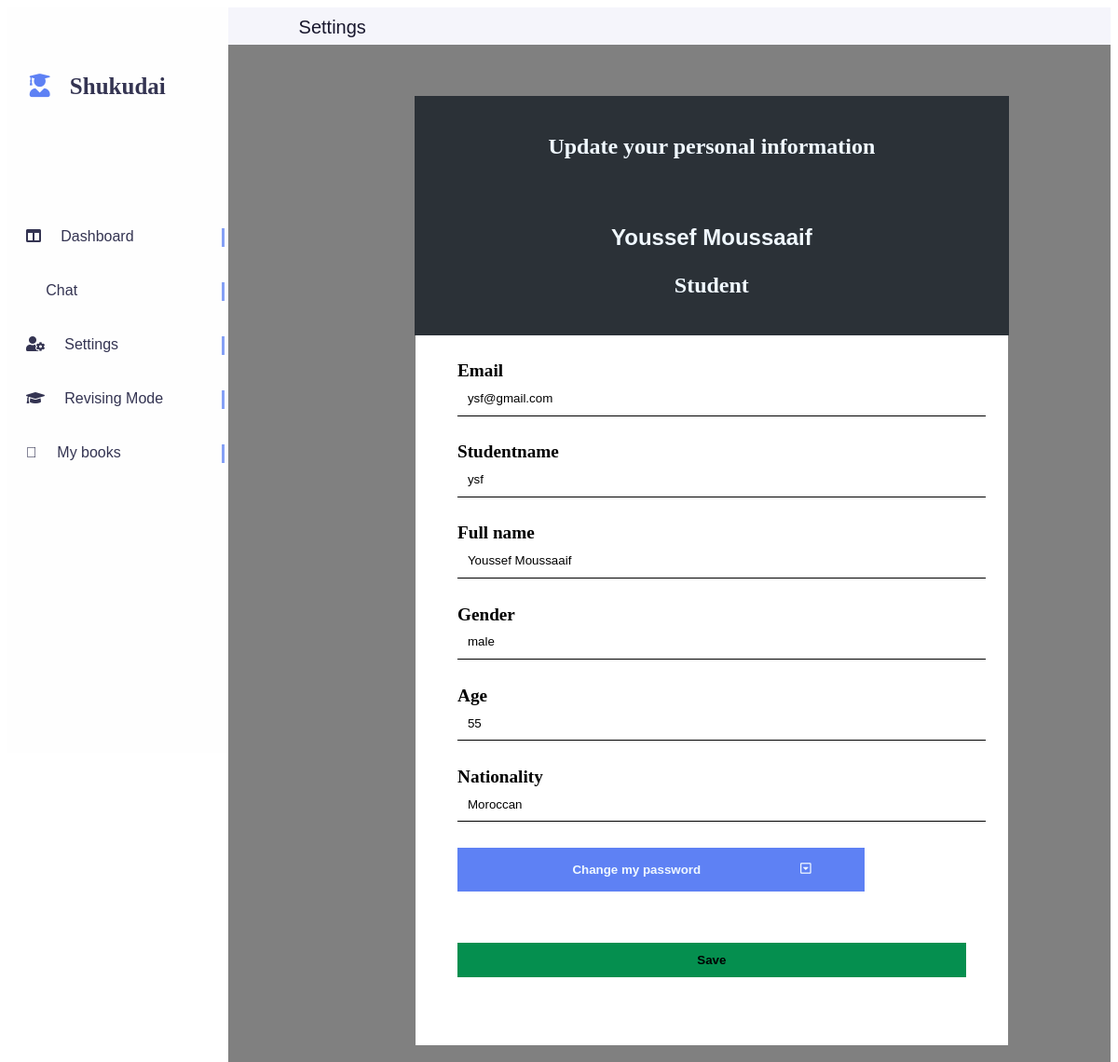
The app's page /settings/ (signed in) with its own data.
### accounts/models.py (models this page shows, shortened)
class Student(AbstractBaseUser):
    username = models.CharField(max_length=30, unique=True)
    fullname = models.CharField(max_length=40)
    gender = models.CharField(max_length=20)
    age = models.IntegerField()
    email = models.EmailField(max_length=60, unique=True)
    nationality = models.CharField(max_length=100, default=' ')
    image = models.ImageField(upload_to='pics')
    """has_reminders = models.BooleanField(default=False)
    has_tasks = models.BooleanField(default=False)"""
    date_joined = models.DateTimeField(verbose_name='date joined', auto_now_add=True)
    last_login = models.DateTimeField(verbose_name='last login', auto_now=True)
    is_admin = models.BooleanField(default=False)
    is_active = models.BooleanField(default=True)
    is_superuser = models.BooleanField(default=False)
    USERNAME_FIELD = 'email'
    REQUIRED_FIELDS = ['username', 'fullname', 'gender', 'age']
    objects = StudentManager()

### forStudents/views.py (the view)
# urls.py: path('settings/', views.settings, name='settings'),
def settings(request):
    return render(request, 'settings.html')

### templates/settings.html (shortened to what this page needs)
{% load static %}
<!DOCTYPE html>
<html lang="en">
<head>
    <link rel="stylesheet" href="{% static 'css/styling_settings.css' %}">
    <link rel="stylesheet" href="https://pro.fontawesome.com/releases/v5.10.0/css/all.css"
/>
</head>
<body>
<div class="main">
    <div class="main__left">
        <h3><i class="fas fa-user-graduate"></i>Shukudai</h3>
        <ul>
            <a href="{% url 'dashboard' %}" style="text-decoration: none; color: inherit;">
                <li @click="changeMenu('Dashboard')"><i class="fas fa-columns"></i>Dashboard <span
                        class="menu-select"></span></li>
            </a>
            <a href="{% url 'forum' %}" style="text-decoration: none; color: inherit;">
                <li @click="changeMenu('Chat')">Chat<span class="menu-select"></span>
                </li>
            </a>
            <a href="{% url 'settings' %}" style="text-decoration: none; color: inherit;">
                <li @click="changeMenu('Settings')"><i class="fas fa-user-cog"></i>Settings<span
                        class="menu-select"></span>
                </li>
            </a>
            <a href="{% url 'revise' %}" style="text-decoration: none; color: inherit;">
                <li @click="changeMenu('Settings')"><i class="fas fa-graduation-cap"></i>Revising Mode<span
                        class="menu-select"></span>
                </li>
            </a>
            <a href="{% url 'mybooks' %}" style="text-decoration: none; color: inherit;">
                <li @click="changeMenu('Settings')"><i class="fad fa-book"></i>My books<span
                        class="menu-select"></span>
                </li>
            </a>
        </ul>
    </div>
    <div class="main__middle">
        <div class="head">
            <div class="head-title">
                Settings
            </div>
            <div class="head-date" id="today">
            </div>
        </div>
        <div class="activity">
            <div class="signup-form-container">
                <form action="{% url 'update_profile' %}" class="signup-form" method="post"
                      enctype="multipart/form-data">
                    <div class="form-expression">
                        <p>Update your personal information</p>
                        <div class="profile-pic">
                        </div>
                        <div class="student-name">
                            <p class="name">Youssef Moussaaif</p>
                            <p class="student">Student </p>
                        </div>
                    </div>
                    <div class="email-password-login">
                        <label for="email">Email</label><input type="email" name="email" id="email" readonly
                                                               value="{{ user.email }}">
                        <label for="studentname">Studentname</label><input type="text" name="studentname"
                                                                           id="studentname" readonly
                                                                           value="{{ user.username }}">
                        <label for="fullname">Full name</label><input type="text" name="fullname" id="fullname"
                                                                      required="true" value="{{ user.fullname }}">
                        <label for="gender">Gender</label><input type="text" name="gender" id="gender" readonly
                                                                 value="{{ user.gender }}">
                        <label for="age">Age</label>
                        <input type="text" name="age" id="age" required="true" value="{{ user.age }}">
                        <label for="nationality">Nationality</label><input type="text" name="nationality"
                                                                           id="nationality" required="true"
                                                                           value="Moroccan">
                        <button type="button" class="change-password-btn" onclick="showUpdatePasswd()">Change my
                            password <i class="far fa-caret-square-down"></i></button>
                    </div>
                    <div class="submit-button">
                        <input type="submit" value="Save" style="font-weight: bolder;" required="true">
                    </div>
                </form>
            </div>
        </div>
    </div>
</div>
</body>
</html>

### static/css/styling_settings.css (style rules this page uses)
html { height: 100%; }
body { height: 100%; }
.main { height: 100%; display: flex; border-radius: 100px; }
.main__left { height: 100%; flex: 0.2; background-color: #FEFEFE; color: #343452; }
.main__middle { height: 100%; flex: 0.8; background-color: #F5F5FB; }
.main h3 { margin-top: 30%; margin-left: 10%; margin-bottom: 50%; font-size: 25px; font-family: Georgia, 'Times New Roman', Times, serif; }
.main__left .fa-user-graduate { color: #5E81F4; }
.main i { margin-right: 10%; }
.main__left li { font-family: 'Franklin Gothic Medium', 'Arial Narrow', Arial, sans-serif; padding: 20px; width: 90%; }
.main__left li i { margin-right: 10%; }
.main__left ul { list-style-type: none; padding-left: 0; }
.menu-select { background-color: #85A0F6; width: 3px; height: 20px; float: right; }
.head { display: flex; height: 5%; }
.head-title { flex-grow: 0.5; margin-top: 10px; margin-left: 8%; margin-bottom: 2%; font-family: 'Franklin Gothic Medium', 'Arial Narrow', Arial, sans-serif; font-size: 20px; color: #18172D; width: 200px; }
.head-date { flex-grow: 0.5; margin-top: 10px; margin-left: 8%; margin-bottom: 2%; font-family: 'Franklin Gothic Medium', 'Arial Narrow', Arial, sans-serif; font-size: 20px; color: #8A8AA2; }
.profile-pic { text-align: center; }
.student-name { text-align: center; font-weight: bolder; }
.name { font-family: 'Franklin Gothic Medium', 'Arial Narrow', Arial, sans-serif; font-size: x-large; }
.student { color: #8A8AA2; }
.signup-form-container { background-color: gray; padding: 2%; height: 90%; }
.signup-form { position: relative; left: 20%; display: inline-block; padding: 5%; width: 60%; background-color: white; margin-top: 5%; }
.signup-form input { border-bottom: 1px solid black; border-top: none; border-left: none; border-right: none; border-radius: 0; width: 100%; padding: 2%; margin-bottom: 5%; }
.signup-form label { font-weight: bolder; font-size: larger; font-family: Consolas; }
.submit-button input { margin-top: 5%; border: none; background-color: rgb(5, 143, 79); padding: 2%; width: 100%; }
.form-expression { margin-left: -8.5%; margin-right: -8.5%; margin-top: -10%; background-color: #2B3137; padding: 3%; margin-bottom: 5%; text-align: center; }
.form-expression p { font-weight: bolder; font-size: x-large; color: aliceblue; }
.change-password-btn { background-color: #5E81F4; border: none; padding: 3%; width: 80%; color: aliceblue; font-weight: bolder; margin-bottom: 5%; }
.change-password-btn i { float: right; }

### records on screen
Student: email "ysf@gmail.com", studentname "ysf", fullname "Youssef Moussaaif", gender "male", age "55"
